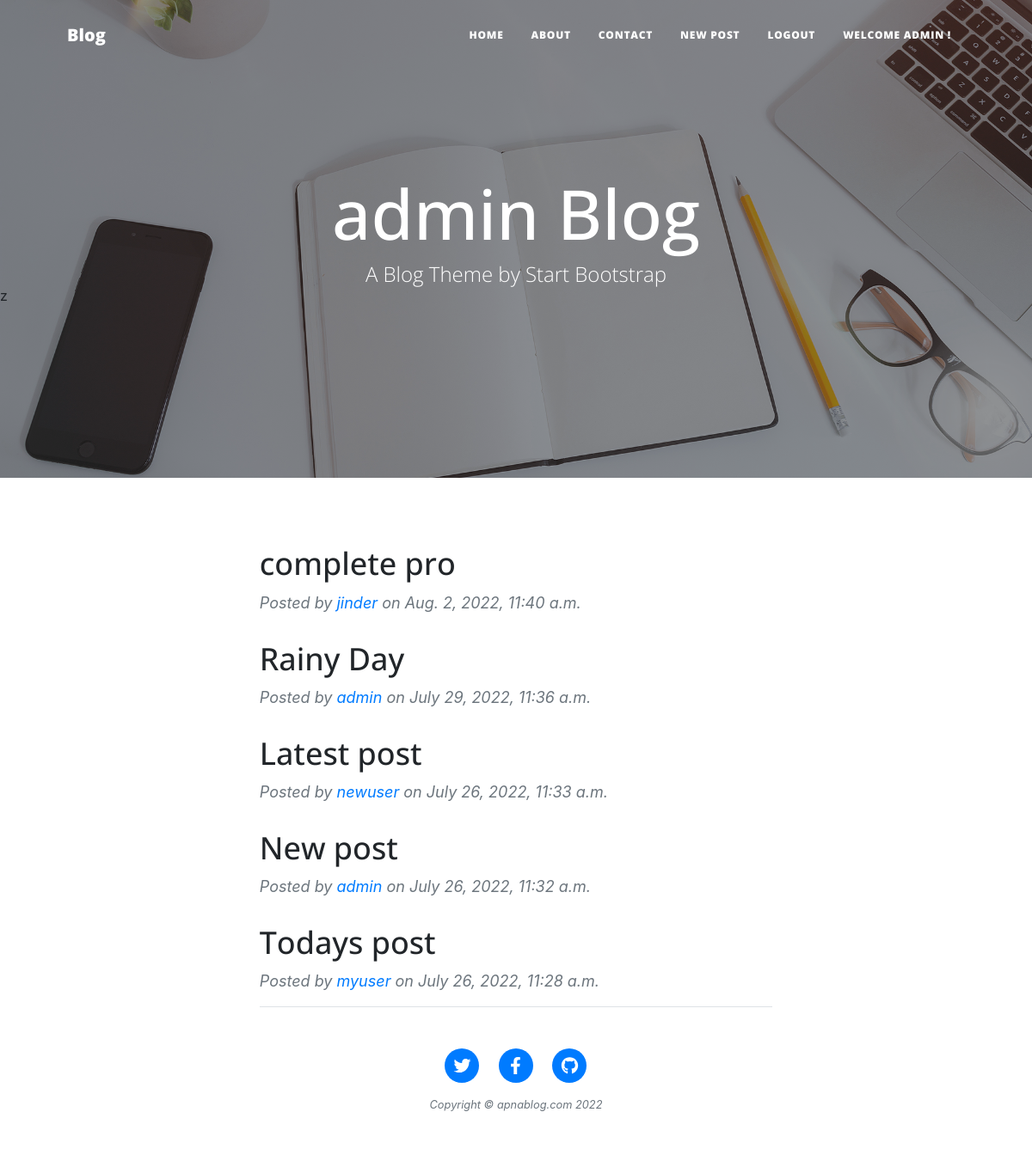
The app's page / (signed in) with its own data.
### myapp/models.py (models this page shows, shortened)
class Post(models.Model):
	author = models.ForeignKey(settings.AUTH_USER_MODEL, on_delete = models.CASCADE)
	title = models.CharField(max_length = 200)
	text = models.TextField()
	created_date = models.DateTimeField(auto_now_add = True)
	published_date = models.DateTimeField(blank = True, null = True)
	image = models.ImageField(upload_to = "images", null = True)

### myapp/views.py (the view)
# urls.py: path('', views.index, name = "index"),
def index(request):
	posts = Post.objects.all().order_by('-published_date')
	return render(request, 'index.html', {'posts':posts})

### myapp/templates/index.html (shortened to what this page needs)
{% load static %}
{% include 'header.html' %}
        <header class="masthead" style="background-image: url('{% static 'assets/img/home-bg.jpg' %}')">
            <div class="container position-relative px-4 px-lg-5">
                <div class="row gx-4 gx-lg-5 justify-content-center">
                    <div class="col-md-10 col-lg-8 col-xl-7">
                        <div class="site-heading">
                            <h1>{{request.user}} Blog</h1>
                            <span class="subheading">A Blog Theme by Start Bootstrap</span>
                        </div>
                    </div>
                </div>
            </div>z
        </header>
        <div class="container px-4 px-lg-5">
            <div class="row gx-4 gx-lg-5 justify-content-center">
                <div class="col-md-10 col-lg-8 col-xl-7">
                     {% for post in posts %}
                    <div class="post-preview">
                        <a href="{% url 'post' post.id %}">
                            <h2 class="post-title">
                                {{post.title}}
                            </h2>
                        </a>
                        <p class="post-meta">
                            Posted by
                            <a href="#!">{{post.author}}</a>
                            on {{post.published_date}}
                        </p>
                    </div>
                    {% endfor %}
{% include 'footer.html' %}
    </body>
</html>

### myapp/templates/header.html (shortened to what this page needs)
{% load static %}
<!DOCTYPE html>
<html lang="en">
    <head>
        <link href="{% static 'css/styles.css' %}" rel="stylesheet" />
        <link rel="stylesheet" href="https://stackpath.bootstrapcdn.com/bootstrap/4.5.0/css/bootstrap.min.css">
    </head>
    <body>
        <nav class="navbar navbar-expand-lg navbar-dark" id="mainNav" >
            <div class="container px-4 px-lg-5">
                <a class="navbar-brand" href="index.html">Blog</a>
                <div class="collapse navbar-collapse" id="navbarResponsive">
                    <ul class="navbar-nav ms-auto py-4 py-lg-0">
                        <li class="nav-item"><a class="nav-link px-lg-3 py-3 py-lg-4" href="/">Home</a></li>
                        <li class="nav-item"><a class="nav-link px-lg-3 py-3 py-lg-4" href="{% url 'about' %}">About</a></li>
                        <li class="nav-item"><a class="nav-link px-lg-3 py-3 py-lg-4" href="{% url 'contact' %}">Contact</a></li>
                        {% if request.user.is_authenticated %}
                        <li class="nav-item"><a class="nav-link px-lg-3 py-3 py-lg-4" href="{% url 'newpost' %}">New Post</a></li>
                        <li class="nav-item"><a class="nav-link px-lg-3 py-3 py-lg-4" href="{% url 'logout' %}">Logout</a></li>
                        <li class="nav-item"><a class="nav-link px-lg-3 py-3 py-lg-4" href="#">Welcome {{request.user}} !</a></li>
                        {% else %}
                        <li class="nav-item"><a class="nav-link px-lg-3 py-3 py-lg-4" href="{% url 'login' %}">Login</a></li>
                        <li class="nav-item"><a class="nav-link px-lg-3 py-3 py-lg-4" href="{% url 'register' %}">Register</a></li>
                        {% endif %}
                    </ul>
                </div>
            </div>
        </nav>

### records on screen
Post: title "complete pro", author "jinder", published_date "Aug. 2, 2022, 11:40 a.m."
Post: title "Rainy Day", author "admin", published_date "July 29, 2022, 11:36 a.m."
Post: title "Latest post", author "newuser", published_date "July 26, 2022, 11:33 a.m."
Post: title "New post", author "admin", published_date "July 26, 2022, 11:32 a.m."
Post: title "Todays post", author "myuser", published_date "July 26, 2022, 11:28 a.m."

### other values on screen
{{ request.user }} "ADMIN"
{{ request.user }} "admin"
